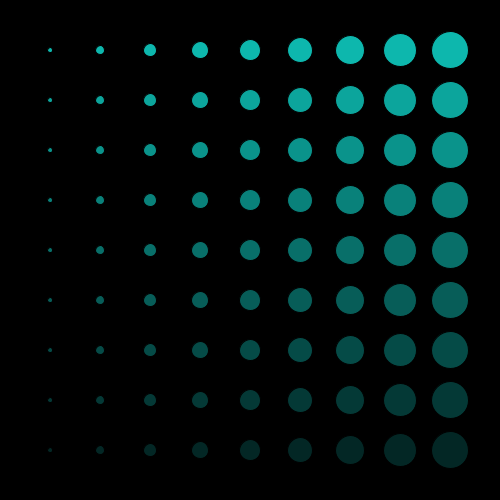
Frame 1 (no input)
Frame 60 (the mouse pressed at the canvas centre just before this capture): identical to frame 1, image omitted
Frame 120 (the mouse held since frame 60 and released just before this capture): identical to frame 1, image omitted

The Processing sketch that drew this single still picture (run headless with seeded random() and noise(); from frame 60 on, the mouse is pressed at the canvas centre):

// Processing sketch: processing_38311
// ── processing_38311.pde

int s = 50;


void setup() {
  size(500, 500);
  smooth();
}


void draw() {
  background(0);


  for (int i=0;i<9;i++) {
    for (int j=0;j<9;j++) {
      fill(#0DB7AD, 255-25*j);
      ellipse(50+s*i, 50+s*j, 5+4*i, 5+4*i);
    }
  }
}


                
                                
